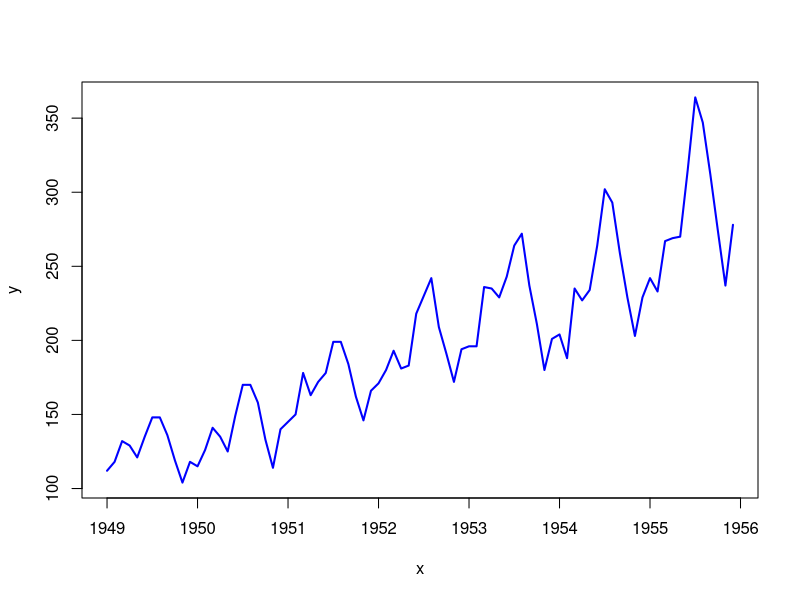
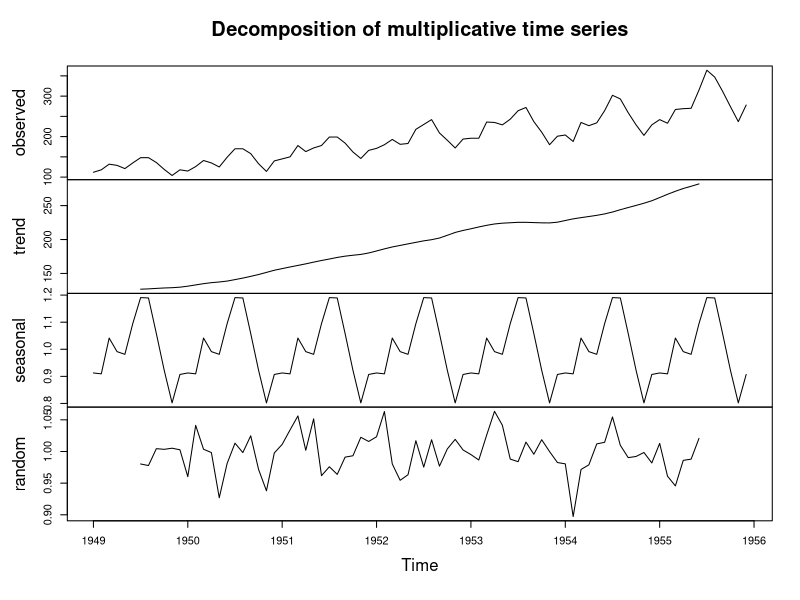
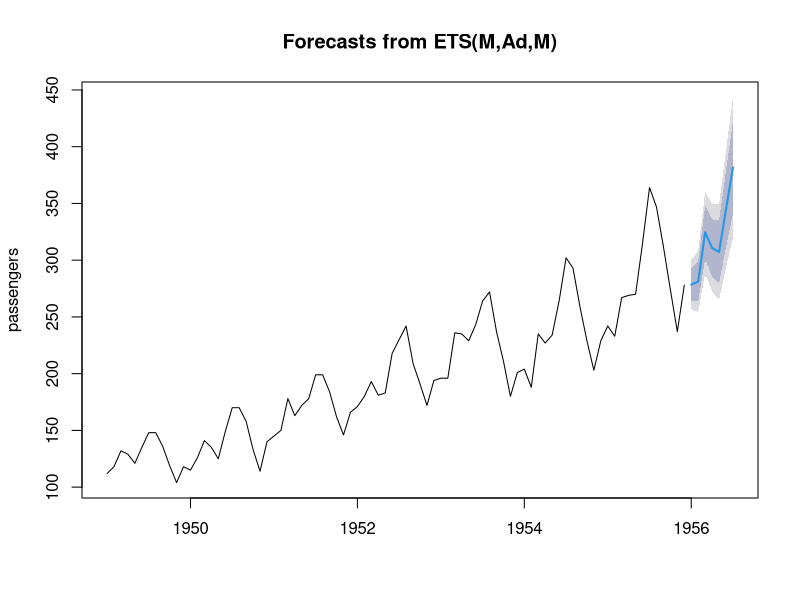
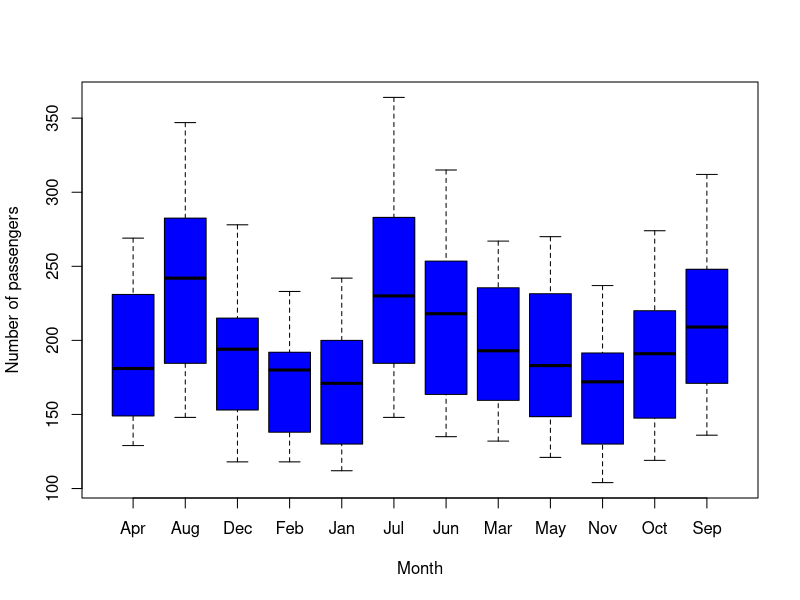

Write R code to recreate these figures, in order.
airline_matrix <- matrix(
  c(
    112,118,132,129,121,135,148,148,136,119,104,118,
    115,126,141,135,125,149,170,170,158,133,114,140,
    145,150,178,163,172,178,199,199,184,162,146,166,
    171,180,193,181,183,218,230,242,209,191,172,194,
    196,196,236,235,229,243,264,272,237,211,180,201,
    204,188,235,227,234,264,302,293,259,229,203,229,
    242,233,267,269,270,315,364,347,312,274,237,278
  ),
  nrow = 7,
  ncol = 12,
  byrow = TRUE
)

rownames(airline_matrix) <- 1949:1955

colnames(airline_matrix) <- c(
  "Jan", "Feb", "Mar", "Apr", "May", "Jun",
  "Jul", "Aug", "Sep", "Oct", "Nov", "Dec"
)

airline_matrix
airline_matrix_ts<-ts(as.vector(t(airline_matrix)), 
                      start = c(1949,1),
                      frequency = 12)
print(airline_matrix_ts)
class(airline_matrix_ts)
start(airline_matrix_ts)
end(airline_matrix_ts)
frequency(airline_matrix_ts)
length(airline_matrix_ts)
summary(airline_matrix_ts)
plot(airline_matrix_ts, xlab="x", ylab="y", col="blue",lwd=2)
dev.off()
decompose(airline_matrix_ts, type = "multiplicative")

plot(decompose(airline_matrix_ts, type = "multiplicative"))

airline_matrix_df <- data.frame(
  Year = rep(1949:1955, each = 12),
  Month = rep(c("Jan", "Feb", "Mar", "Apr", "May", "Jun",
                "Jul", "Aug", "Sep", "Oct", "Nov", "Dec"),
              times = 7),
  Passengers = as.vector(t(airline_matrix))
)

airline_matrix_df
summary(airline_matrix_df$Passengers)
monthly_status<-aggregate(Passengers ~ Month, data = airline_matrix_df,
                          FUN = function(x) c(Mean = mean(x), SD = sd(x)))
print(monthly_status)
pdf("boxplot.pdf", height= 6,width= 6)
boxplot(Passengers~Month, data= airline_matrix_df, xlab= "Month", ylab= "Number of passengers", col= "blue")
dev.off()  
library(forecast)
fit<-ets(airline_matrix_ts)  
summary(fit)
forecast_ets<-forecast(fit, h=7)
forecast_ets
plot(forecast_ets, xlabs= "Year", ylab="passengers", col="black")
jan_1956 <- forecast_ets$mean[1] / 1000
jul_1956 <- forecast_ets$mean[7] / 1000

cat("January 1956 forecast:", jan_1956, "thousand passengers\n")
cat("July 1956 forecast:", jul_1956, "thousand passengers\n")
accuracy(fit)
t <- 1:length(airline_matrix_ts)
trend_model <- lm(as.numeric(airline_matrix_ts) ~ t)
summary(trend_model)
# Convert the time-series/matrix data to a numeric vector
y <- as.numeric(airline_matrix_ts)

# Create monthly time index
t <- 1:length(y)

# Fit quadratic time-trend model using least squares
quadratic_model <- lm(y ~ t + I(t^2))

# Display model results
summary(quadratic_model)
linear_model <- lm(y ~ t)
quadratic_model <- lm(y ~ t + I(t^2))

# Load package
library(tseries)


# =========================================
# 1. Extract residuals
# =========================================

res_linear <- residuals(linear_model)
res_quadratic <- residuals(quadratic_model)


# =========================================
# 2. LJUNG-BOX TEST
#    H0: No autocorrelation
# =========================================

lb_linear <- Box.test(
  res_linear,
  lag = 12,
  type = "Ljung-Box"
)

lb_quadratic <- Box.test(
  res_quadratic,
  lag = 12,
  type = "Ljung-Box"
)


# =========================================
# 3. SHAPIRO-WILK TEST
#    H0: Residuals are normally distributed
# =========================================

sw_linear <- shapiro.test(res_linear)

sw_quadratic <- shapiro.test(res_quadratic)


# =========================================
# 4. RUNS TEST
#    H0: Residuals are random
# =========================================

# Convert residuals into positive/negative categories
linear_sign <- factor(
  ifelse(res_linear >= 0, "Positive", "Negative")
)

quadratic_sign <- factor(
  ifelse(res_quadratic >= 0, "Positive", "Negative")
)

runs_linear <- runs.test(linear_sign)

runs_quadratic <- runs.test(quadratic_sign)


# =========================================
# 5. Display results
# =========================================

lb_linear
sw_linear
runs_linear

lb_quadratic
sw_quadratic
runs_quadratic
                            
